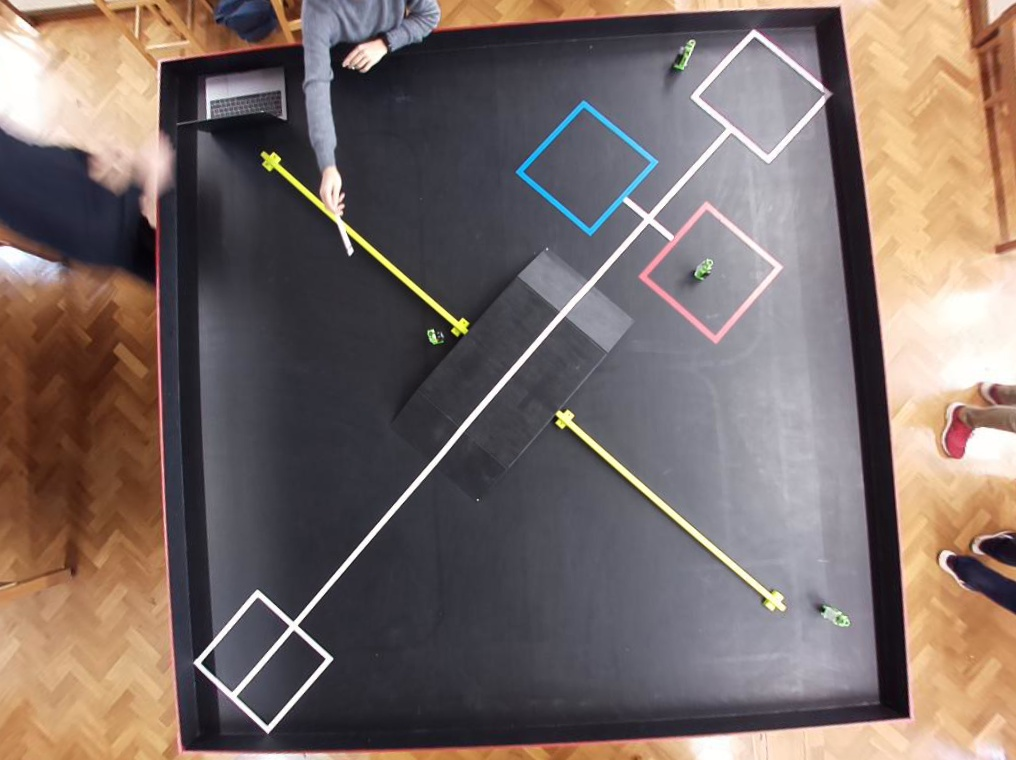
#> input picture camera/find/frame5.jpg, 1016 x 760 px, given in place of video.mjpeg, which was not available
$ python findDummies.py   (older library calls are emulated)
#> lines starting #> are read from the running program, lines starting #| are printed output that depends on the picture; after the words box and inside, x2 and y2 are one past the last pixel; in counts of white or black regions, pixels touching at a corner belong together; pictures that were not available may be replaced by others from this repository, and a replacement may not be noted
#> further down, frame is the input picture: shape (760, 1016, 3); mean B, G, R 103.4, 107.9, 121.9
### camera/video_capture.py
#importing required libaries
import cv2
import numpy as np
import keyboard
import time
from numpy.core.numeric import Infinity

#distortion magic numbers calculated using the chessboard method
DIM=(1016, 760)
K=np.array([[617.0246864588934, 0.0, 498.84953870958276], [0.0, 620.5390466649645, 395.6528980159782], [0.0, 0.0, 1.0]])
D=np.array([[0.15842294486041952], [-0.8060115044560319], [1.463190158015197], [-0.9325973032567597]])

#takes in an image from the camera and returns and image the same size but undistorted
def undistort(img):

	#dimensions of the origional shape
	diml = img.shape[:2][::-1]
#> diml = (1016, 760)

	#ensure that the input image is the correct size, used to detect changes in camera
	assert diml[0] / diml[1] == DIM[0] / DIM[1]

	#adjusts the K calculated from the chessboard into one that takes into acount the new dimensions
	scaled_K = K * diml[0] / DIM[0]
	scaled_K[2][2] = 1.0

	#gets a new K that corrects the entire image
	new_K = cv2.fisheye.estimateNewCameraMatrixForUndistortRectify(scaled_K, D, diml, np.eye(3), balance=0.0)

	#undistorts the entire image
	map1, map2 = cv2.fisheye.initUndistortRectifyMap(scaled_K, D, np.eye(3), new_K, diml, cv2.CV_16SC2)
	undistorted_img = cv2.remap(img, map1, map2, interpolation=cv2.INTER_LINEAR, borderMode=cv2.BORDER_CONSTANT)
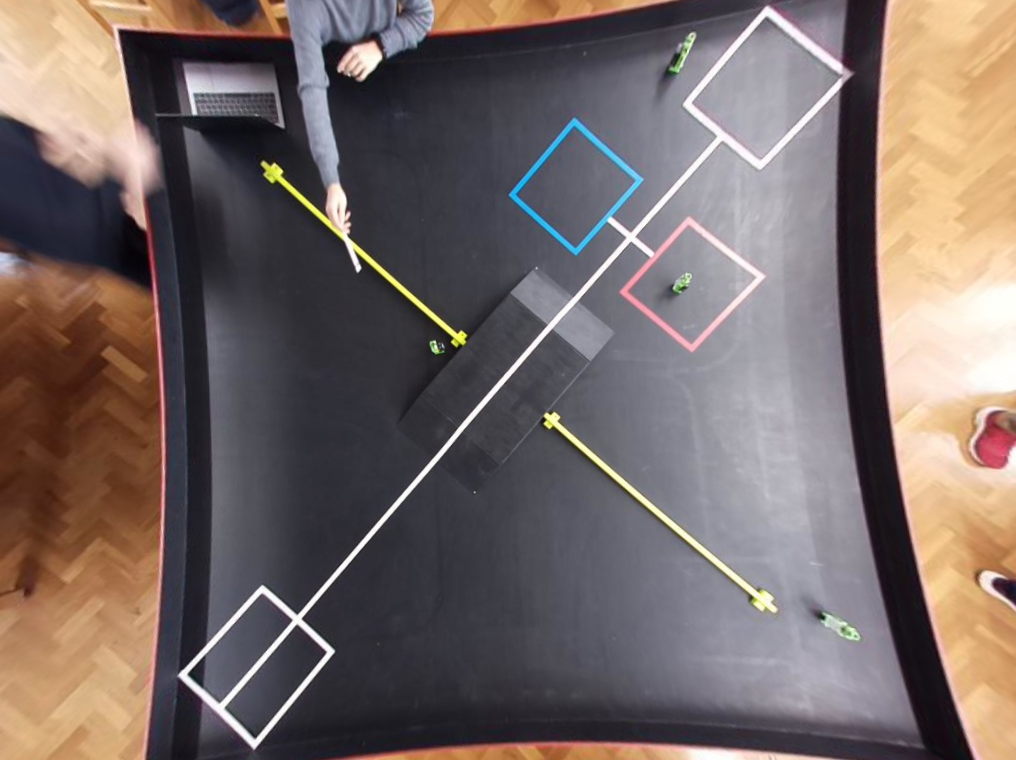
#> undistorted_img: shape (760, 1016, 3); mean B, G, R 102.2, 105.1, 117.8

	#returns the undistorted image
	return undistorted_img

#generic function that returns 50 frames from the camera passed through some function F
# [31 lines left out: function start_video, not called in this run]

#takes a distorted image and returns an undistorted image of the table only
def isolateCenter(img):
	#undistort the raw image
	img = undistort(img)

	#"magic number" points that are the 4 corners of the table for this specific camera
	box = np.array([
            [[201,735]],
            [[178,76]],
            [[813,36]],
            [[878,705]]
        ])

	#casting the box into a form that is easier for cv2 to work with but harder for humans
	src_pts = box.astype("float32")

	#calculating the height and width of the table in the picture space
	width = (int)(((201-878)**2 + (735-705)**2)**0.5)
	height = (int)(((201-178)**2 + (735-76)**2)**0.5)

	#creates a new point array which is a rectangle with the same height and width of the table in image space
	#this is used to map the rotated and translated table to a rectangle centered on the origin
	dst_pts = np.array([[0, height-1],
                        [0, 0],
                        [width-1, 0],
                        [width-1, height-1]], dtype="float32")

	#gets the matrix that maps the image space co-ordinates to the new centered rectangle ones
	M = cv2.getPerspectiveTransform(src_pts, dst_pts)

	#warps the image by the matrix M, and then only takes the table from it as there is some unwanted image around it
	warped = cv2.warpPerspective(img, M, (width, height))
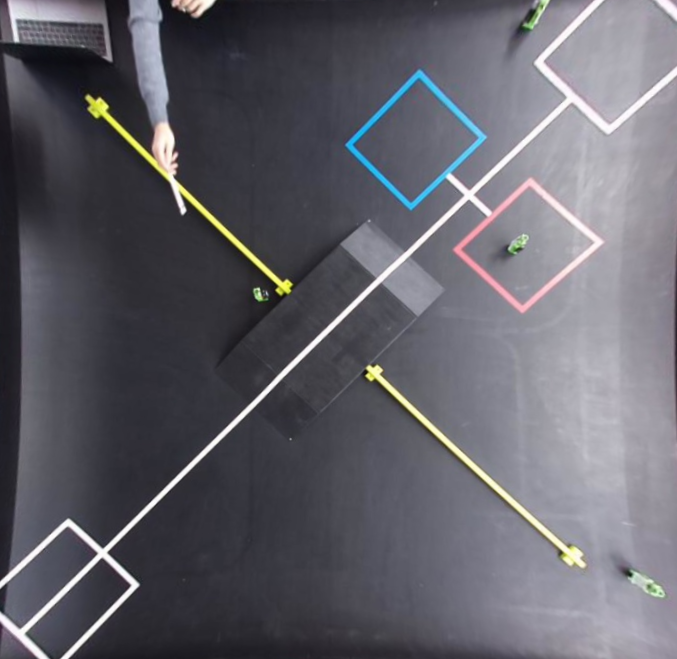
#> warped: shape (659, 677, 3); mean B, G, R 105.8, 97.8, 98.5
	return warped

#finds the contours that represent the return locations, mostly used to familiarise with open cv
# [144 lines left out: functions findGoals, ContSortFunct, findDummies, not called in this run]

'References: https://www.geeksforgeeks.org/camera-calibration-with-python-opencv/'
'https://medium.com/@kennethjiang/calibrate-fisheye-lens-using-opencv-333b05afa0b0'

### camera/find/findDummies.py
import cv2
import numpy as np
import keyboard
import glob
import math

from camera.video_capture import isolateCenter
from numpy.core.numeric import Infinity

DIM=(1016, 760)
K=np.array([[617.0246864588934, 0.0, 498.84953870958276], [0.0, 620.5390466649645, 395.6528980159782], [0.0, 0.0, 1.0]])
D=np.array([[0.15842294486041952], [-0.8060115044560319], [1.463190158015197], [-0.9325973032567597]])

def ContSortFunct(contour):
	area = cv2.contourArea(contour)

	perim = cv2.arcLength(contour,True)
	if contour[0][0][0] > contour[0][0][1] or (contour[0][0][0] < 75 and contour[0][0][1] > 575):
		return Infinity
	return area


def findDummies(img):
	imgB = img.copy()
	contrast = 64 * 4
	f = 131*(contrast + 127)/(127*(131-contrast))

	imgB[:,:,0] = 0
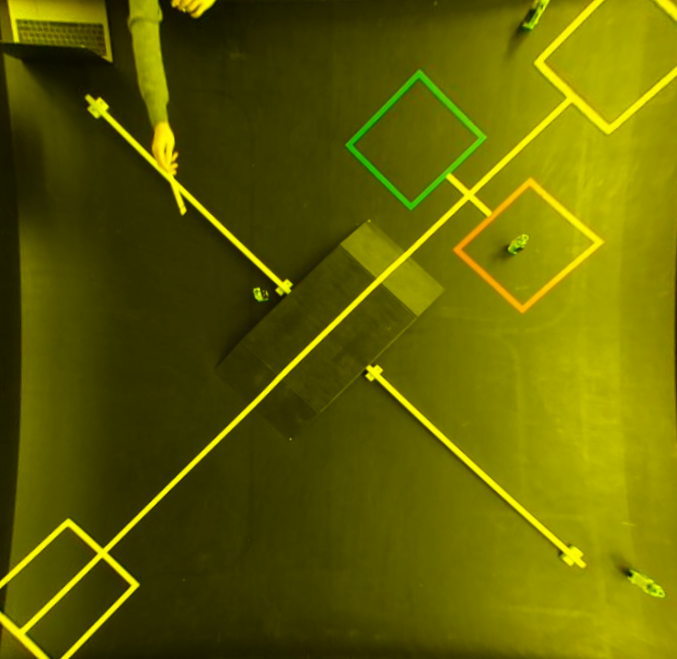
#> imgB: shape (659, 677, 3); mean B, G, R 0, 97.8, 98.5
	imgB[:,:,2] = 0
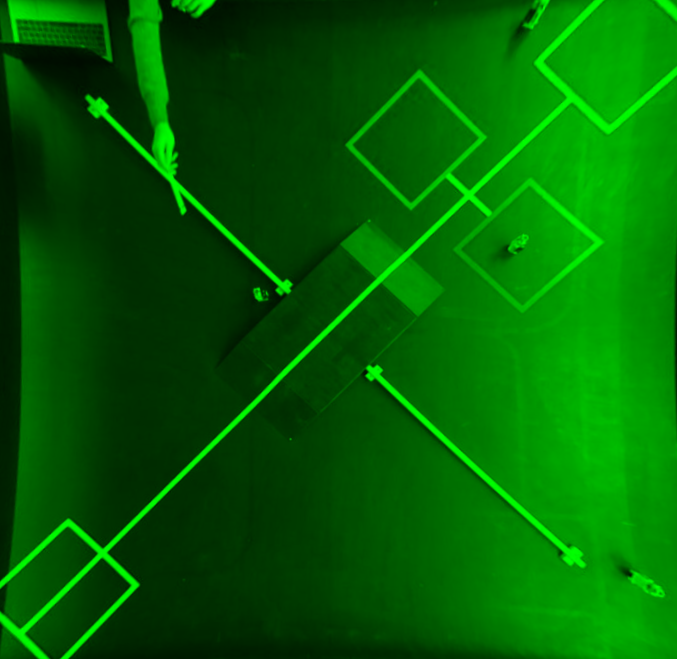
#> imgB: shape (659, 677, 3); mean B, G, R 0, 97.8, 0

	imgB = cv2.addWeighted(imgB, f, imgB, 0, 127 * (1-f))
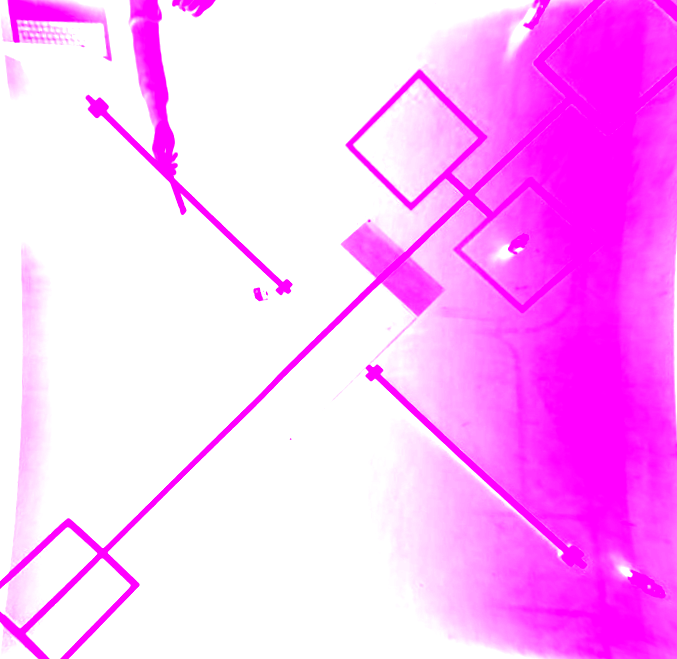
#> imgB: shape (659, 677, 3); mean B, G, R 255, 177, 255


	imgB = cv2.cvtColor(imgB,cv2.COLOR_BGR2GRAY)
#> imgB: shape (659, 677)


	imgBlur = imgB
	imgBlur = cv2.GaussianBlur(imgB , (7,7) , 0)


	imgEdge = cv2.Canny(image = imgBlur, threshold1=0, threshold2=255)
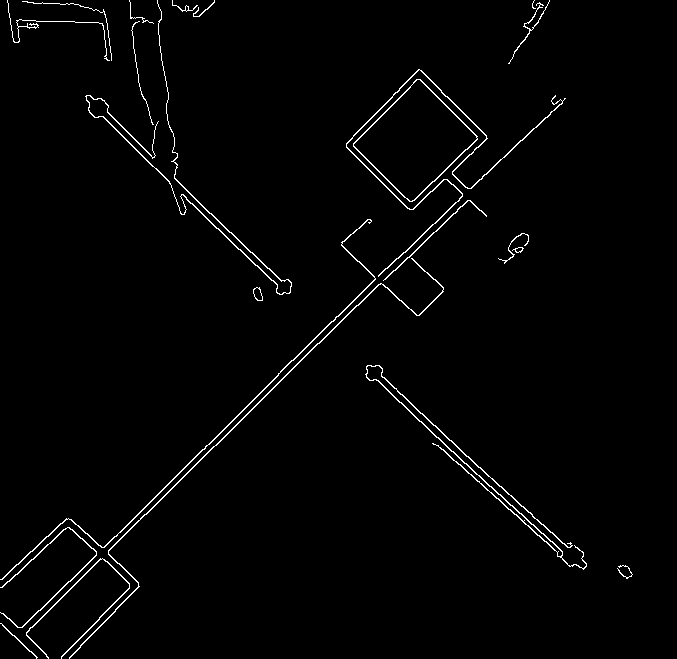
#> imgEdge: shape (659, 677); 1.7% white in thin lines or dots

	contours, heirachy = cv2.findContours(imgEdge,cv2.RETR_TREE,cv2.CHAIN_APPROX_NONE)
#> contours = 26 contours, 7 with area under 20; largest, box (x1, y1, x2, y2) and area: (353, 79, 478, 202) 7946, (353, 79, 478, 202) 7712, (365, 365, 587, 570) 482, (346, 69, 566, 277) 451, (69, 258, 444, 659) 447

	contours = list(contours)
	contours.sort(key = lambda x: ContSortFunct(x))

	imgB = cv2.cvtColor(imgB , cv2.COLOR_GRAY2BGR)
#> imgB: shape (659, 677, 3)

	cv2.drawContours(imgB , contours[:3] , -1 , (0,255,75) , 2)
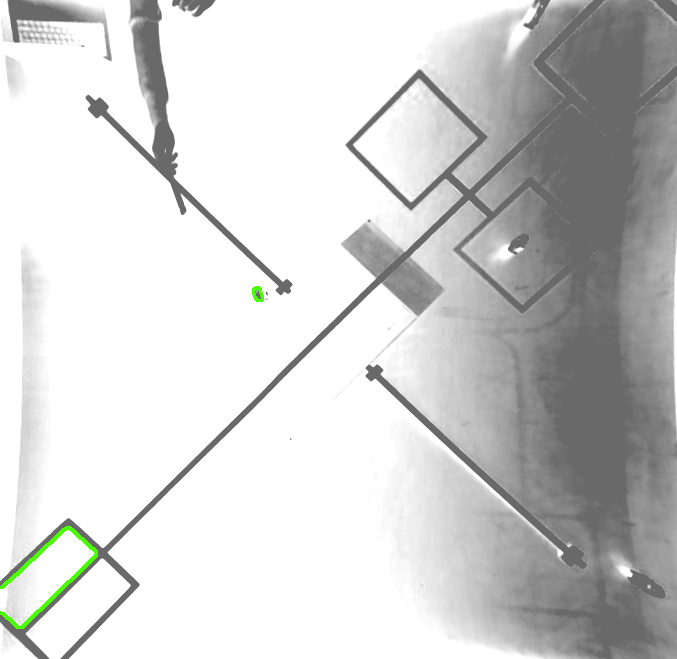
#> imgB: shape (659, 677, 3); mean B, G, R 208.7, 209.4, 208.9

	for i in range(4):
	 	M = cv2.moments(contours[i])
	 	if M['m00'] != 0.0:
			 x_centre = int(M['m10']/M['m00'])
			 y_centre = int(M['m01']/M['m00'])
			 centre = (x_centre, y_centre)
			 img = cv2.circle(img, centre, radius=5, color=(0, 0, 255), thickness=-1)
#> this loop made 4 passes
#> (x_centre, y_centre) on passes 1 to 4: (257, 293), (257, 293), (49, 574), (78, 607)
#> img: shape (659, 677, 3); mean B, G, R 105.7, 97.7, 98.6

	cv2.imshow("trest",img)
	cv2.waitKey(0)
	print(centre)
#| (78, 607)


# [8 lines of commented-out code are left out]
cam = cv2.VideoCapture("http://localhost:8081/stream/video.mjpeg")

# Check if camera is opened successfully
if (cam.isOpened() == False):
	print("Error opening video stream")

count = 0
# Read until video is completed
while cam.isOpened():
	# Capture frame-by-frame
	ret, frame = cam.read()
	if ret == True:

		ret = findDummies(isolateCenter(frame))
		cv2.waitKey(1)

		#Display the resulting frame
		#cv2.imshow("undistorted",undistort(frame))
		# Press Q on keyboard to exit

		if keyboard.is_pressed('q'):
#> (key q is pressed here)
			break

		# Press S to save frame
		if keyboard.is_pressed('s'):
			count += 1
			cv2.imwrite("frame%d.jpg" % count, frame)

	# Break the loop
	else:
		print("Failed to read camera")
		break

# When everything done, release the video capture object
cam.release()

# Close all the frames
cv2.destroyAllWindows()

'References: https://www.geeksforgeeks.org/camera-calibration-with-python-opencv/'
'https://medium.com/@kennethjiang/calibrate-fisheye-lens-using-opencv-333b05afa0b0'
